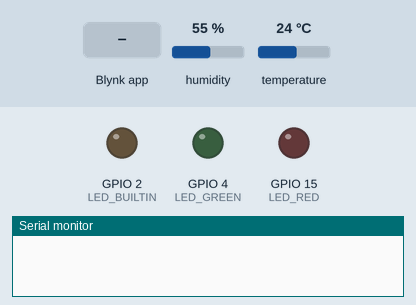
A program run on a simulated ESP32. Parts: output pins drawn as LEDs (lit = HIGH), the last lines printed to the serial monitor. Inputs (shaded band) come from the test bench; at power-on: humidity 55 %, temperature 24 °C. WiFi joins after 1.5 s; servers stay silent unless stated.

Above: at 3.0 s.
3.1 s: Blynk app writes 1 to V3
At 4.1 s:
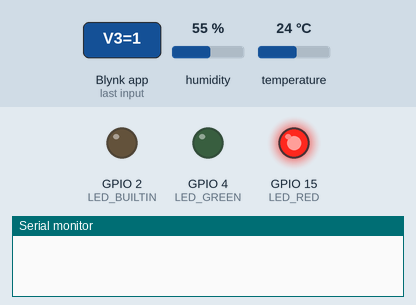
4.6 s: Blynk app writes 0 to V3
At 5.2 s:
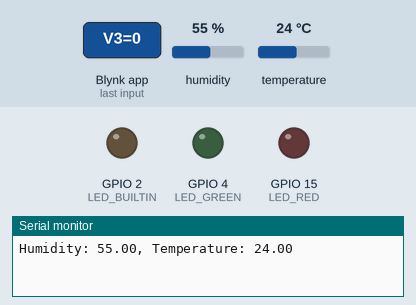
11.5 s: Blynk app writes 200 to V3
At 12.8 s:
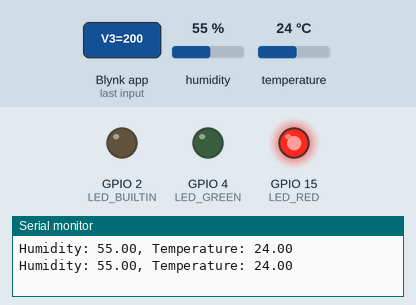
Timing chart, 0 to 14.5 s (numbered marks = the images above; inputs shaded):
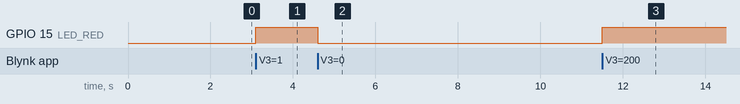

Measured:
- after the input at 3.1 s, GPIO 15 (LED_RED): LOW → HIGH at once
- after the input at 4.6 s, GPIO 15 (LED_RED): HIGH → LOW at once
- after the input at 11.5 s, GPIO 15 (LED_RED): LOW → HIGH at once

The program:

main.cpp
```cpp
#define BLYNK_PRINT Serial

/* Fill in information from Blynk Device Info here */
#define BLYNK_TEMPLATE_ID "TMPL6BzPTgS8O"
#define BLYNK_TEMPLATE_NAME "ESP32Semarang"
#define BLYNK_AUTH_TOKEN "-flYKuerTVg2hN_froOyTc19XUxsHa6A"
#include <WiFi.h>
#include <WiFiClient.h>
#include <BlynkSimpleEsp32.h>
#include <Arduino.h>
#include <DHTesp.h>


// Your WiFi credentials.
// Set password to "" for open networks.
char ssid[] = "SteffN9";
char pass[] = "steff123";
DHTesp dht;

#define LED_RED 15
#define LED_GREEN 4
#define DHT_PIN 5
void setup() {
  pinMode(LED_BUILTIN, OUTPUT);
  pinMode(LED_RED, OUTPUT);
  pinMode(LED_GREEN, OUTPUT);
  dht.setup(DHT_PIN, DHTesp::DHT11);
  Serial.begin(9600);
  Blynk.begin(BLYNK_AUTH_TOKEN, ssid, pass,
  "blynk.cloud", 8080);
}

int nPrevTime = 0;
void loop() {
  int current = millis();
  if ((current-nPrevTime)>5000)
  {
    nPrevTime = current;
    float fHumidity = dht.getHumidity();
    float fTemperature = dht.getTemperature();
    Blynk.virtualWrite(V0, fHumidity);
    Blynk.virtualWrite(V1, fTemperature);
      Serial.printf("Humidity: %.2f, Temperature: %.2f\n",
      fHumidity, fTemperature);
  }
  Blynk.run();
}

BLYNK_WRITE(V3)
{
 int value = param.asInt();
 digitalWrite(LED_RED, value);
// Blynk.virtualWrite(V3, value);
}
```
